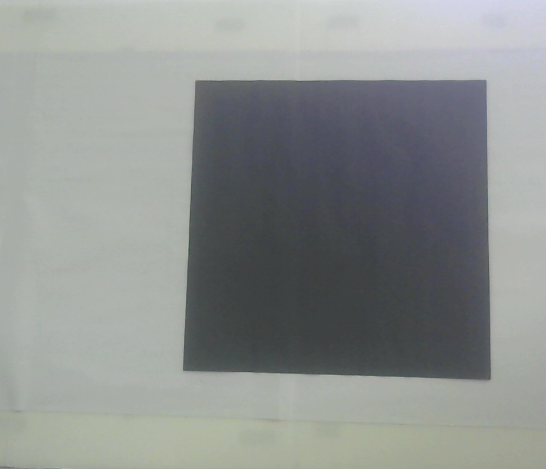
#> input picture square.png, 546 x 469 px
$ python n.py   (Python 2 division)   (older library calls are emulated)
#> lines starting #> are read from the running program, lines starting #| are printed output that depends on the picture; after the words box and inside, x2 and y2 are one past the last pixel; in counts of white or black regions, pixels touching at a corner belong together
import cv2
import numpy as np

def main():
	img=cv2.imread('square.png')
#> img is the input picture: shape (469, 546, 3); mean B, G, R 143.2, 145.3, 141.2

	sh=shape(img)
	print sh


def shape(frame):


	img=frame
	img = img[0:480, 80:560]
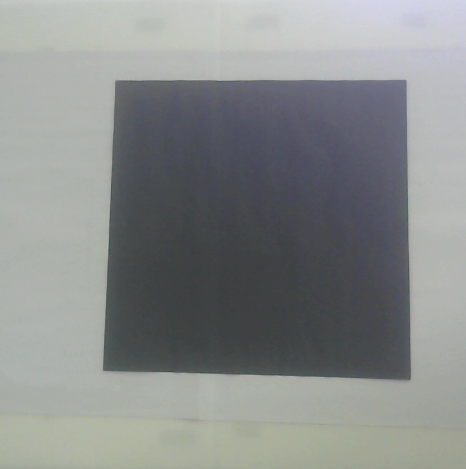
#> img: shape (469, 466, 3); mean B, G, R 138.8, 140.1, 136.2

	res = cv2.resize(img,(64,64), interpolation = cv2.INTER_CUBIC)
	gray = cv2.cvtColor(res, cv2.COLOR_BGR2GRAY)

	ret,thresh = cv2.threshold(gray,127,255,1)
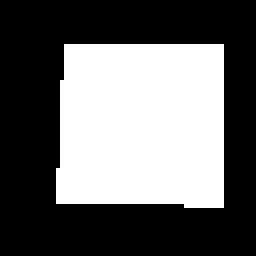
#> thresh: shape (64, 64) (shown 4 times larger); 40.3% white; 1 white region, box (x1, y1, x2, y2) and area: (14, 11, 56, 52) 1650

	kernel = np.ones((5,5),np.uint8)
	dilation = cv2.dilate(thresh,kernel,iterations = 1)
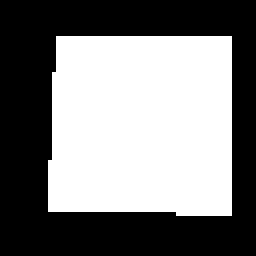
#> dilation: shape (64, 64) (shown 4 times larger); 48.8% white; 1 white region

	cv2.imshow('er',dilation)
	cv2.waitKey(0)
	_,contours,h = cv2.findContours(dilation,1,2)
#> contours = 1 contour; box (x1, y1, x2, y2) and area: (12, 9, 58, 54) 1910; h = [[-1, -1, -1, -1]]

	for cnt in contours:
		approx = cv2.approxPolyDP(cnt,0.01*cv2.arcLength(cnt,True),True)
		print(len(approx))


		if len(approx)==3:
			return "triangle"

		elif len(approx)==4:
			thresh=0
			blur = cv2.GaussianBlur(gray,(5,5),0)
			edges = cv2.Canny(blur,thresh,thresh*2)

			# Image to draw the contours
			_,contours,hierarchy = cv2.findContours(edges,cv2.RETR_TREE,cv2.CHAIN_APPROX_SIMPLE)

			for cnt in contours:

				x,y,w,h = cv2.boundingRect(cnt)
				#print w
				#print h
				if(w>10 and h>10 and abs(w-h)<3):
					flag=1
					break
				elif(w>10 and h>10 and abs(w-h)>3):
					flag=0
					break
			if(flag==0):
				return "rectangle"
			elif(flag==1):
				return "square"
		elif len(approx) > 11:
			return "circle"
#> this loop made 1 pass
#> (approx, thresh) on pass 1: ([[14, 9], [12, 52], [57, 53], [57, 9]], 0)
#| 4
#> pass 1, in shape, `blur = cv2.GaussianBlur(gray,(5,5),0)`:
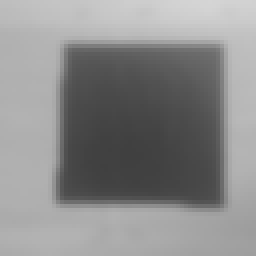
#> blur: shape (64, 64) (shown 4 times larger); min 64, max 213, mean 138.9
#> pass 1, in shape, `edges = cv2.Canny(blur,thresh,thresh*2)`:
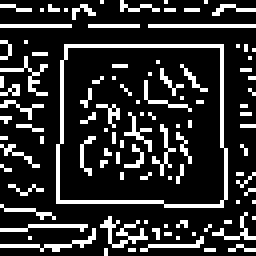
#> edges: shape (64, 64) (shown 4 times larger); 18.8% white in thin lines or dots


if __name__=="__main__":
	main()
#| square
